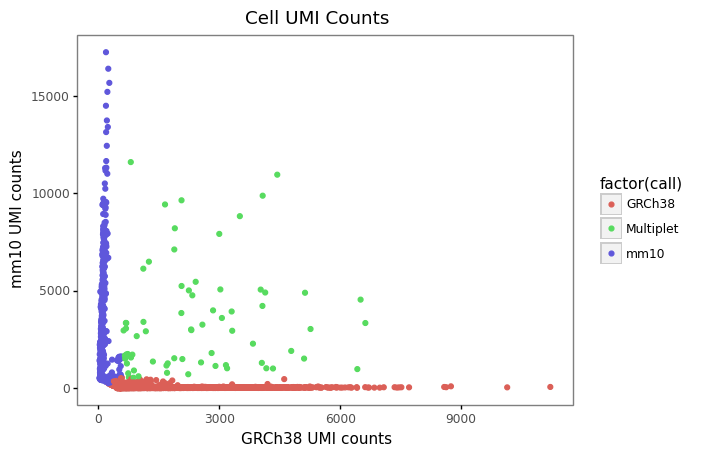

This chart was generated by the following Python code:
#!/usr/bin/env python
# coding: utf-8

# In[1]:


import  os
os.getcwd() #获取当前工作目录路径


# In[2]:


# To process data.
import pandas as pd
import numpy as np
# To plot.
from pylab import *
from plotnine import *


# In[3]:


df = pd.read_csv('/mnt/c/Users/Files/10x/1223/gem_classification.csv')


# In[4]:


df.head(5)


# In[5]:


# geom_point. Reorder GelBead_TrueSeq by Reads.
(ggplot(df, aes(x = 'GRCh38', y = 'mm10', color = 'factor(call)' ) )
+ geom_point()
#+ scale_alpha_continuous(range=(1,100))
+ labs(x='GRCh38 UMI counts', y='mm10 UMI counts', title = "Cell UMI Counts")
+ theme_bw()
+ theme(panel_grid=element_blank())
)
